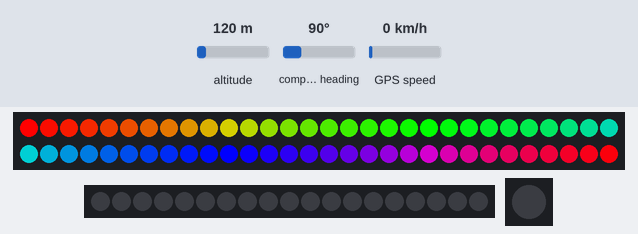
Simulated run of this sketch. Board: Arduino Mega 2560, built with avr-gcc and run on an emulated ATmega2560. On the bench: 60 RGB LEDs in strip order, left to right, continuing on the next row, 19 RGB LEDs in strip order, left to right, 1 RGB LEDs in strip order, left to right. The inputs (shaded band) are chosen by the test bench; at power-on: altitude 120 m, compass heading 90°, GPS speed 0 km/h. The GPS gets a fix after 3 s at 37.7749, -122.4194 with 8 satellites.

Above: at 5.16 s.
At 10.03 s:
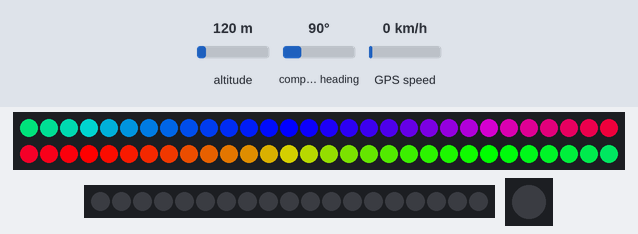
At 13.43 s:
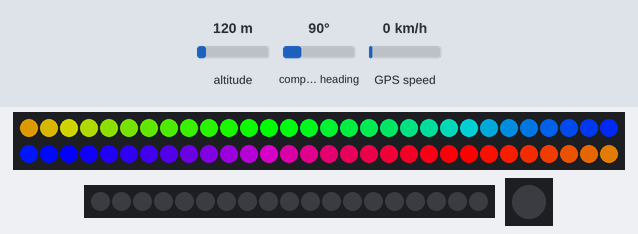
At 22.33 s:
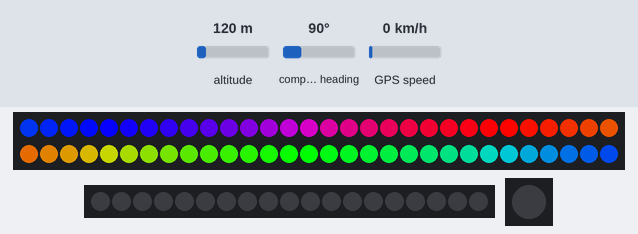
At 30.64 s:
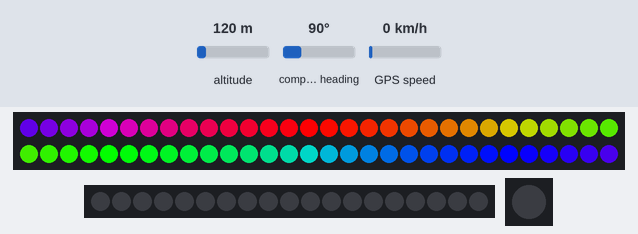
At 39.74 s:
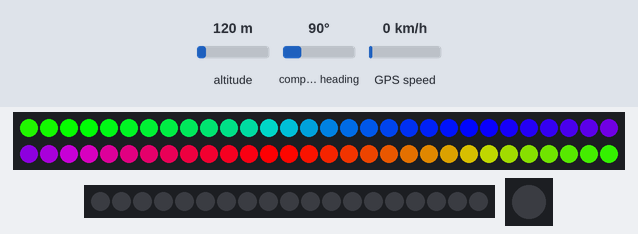

The sketch:

ZWearableTech.ino
```cpp
// Flora GPS + LED Pixel Code
//
// This code shows how to listen to the GPS module in an interrupt
// which allows the program to have more 'freedom' - just parse
// when a new NMEA sentence is available! Then access data when
// desired.
//
// Tested and works great with the Adafruit Flora GPS module
//    ------> http://adafruit.com/products/1059
// Pick one up today at the Adafruit electronics shop
// and help support open source hardware & software! -ada

#include <Adafruit_GPS.h>
#include <Adafruit_NeoPixel.h>

// what's the name of the hardware serial port?
#define GPSSerial Serial1

// Set GPS_DEBUG to 'false' to turn off echoing the GPS data to the Serial console
#define GPS_RAW_DEBUG false
#define GPS_DEBUG false

//--------------------------------------------------|
//              WAYPOINT CONFIG                     |
//--------------------------------------------------|
//Please enter the latitude and longitude of your   |
//desired destination:                              |
  #define GEO_LAT                53.343730
  #define GEO_LON               -6.238379
//--------------------------------------------------|

//--------------------------------------------------|
//        WAYPOINT PROXIMITY CONFIG                 |
//--------------------------------------------------|
//Please enter the distance (in meters) from your   |
//destination that you want your LEDs to light up:  |
  #define AT_TARGET_RADIUS          35
  #define CLOSE_TO_TARGET_RADIUS    70
//--------------------------------------------------|

//--------------------------------------------------|
//        BASIC LIGHT CONFIG                        |
//--------------------------------------------------|
#define PIN_STRIP 9
#define PIN_BOARD 8
#define PIN_HEART 6
#define N_LEDS_STRIP 60
#define N_LEDS_HEART 19
//--------------------------------------------------|


// Setup neopixels
Adafruit_NeoPixel pixels_strip = Adafruit_NeoPixel(N_LEDS_STRIP, PIN_STRIP, NEO_GRB + NEO_KHZ800);
Adafruit_NeoPixel pixels_heart = Adafruit_NeoPixel(N_LEDS_HEART, PIN_HEART, NEO_GRB + NEO_KHZ800);
Adafruit_NeoPixel pixel_board = Adafruit_NeoPixel(1, PIN_BOARD, NEO_GRB + NEO_KHZ800);

// Connect to the GPS on the hardware port
Adafruit_GPS GPS(&GPSSerial);

// Navigation location
float targetLat = GEO_LAT;
float targetLon = GEO_LON;

// Trip distance
float tripDistance;

boolean isStarted = false;

uint32_t timer = millis();


void setup()
{
  // connect at 115200 so we can read the GPS fast enough and echo without dropping chars
  Serial.begin(115200);
  // 9600 NMEA is the default baud rate for Adafruit MTK GPS's- some use 4800
  GPS.begin(9600);
  // Turn on RMC (recommended minimum) and GGA (fix data) including altitude
  GPS.sendCommand(PMTK_SET_NMEA_OUTPUT_RMCGGA);
  GPS.sendCommand(PMTK_SET_NMEA_UPDATE_1HZ); // 1 Hz update rate
  delay(5000);

  setupLights();
}

void loop()                     // run over and over again
{
    // read data from the GPS in the 'main loop'
    char c = GPS.read();
    // if you want to debug, this is a good time to do it!
    if (GPS_RAW_DEBUG)
        if (c) Serial.print(c);
    // if a sentence is received, we can check the checksum, parse it...
    if (GPS.newNMEAreceived()) {
        if (!GPS.parse(GPS.lastNMEA())) // this also sets the newNMEAreceived() flag to false
            return; // we can fail to parse a sentence in which case we should just wait for another
    }

    // if millis() or timer wraps around, we'll just reset it
    if (timer > millis()) timer = millis();

    // approximately every 2 seconds or so, print out the current stats
    if (millis() - timer > 2000) {
        timer = millis(); // reset the timer
            printBasicGpsData();
        if (GPS.fix) {
            printGpsFixData();
            float fLat = decimalDegrees(GPS.latitude, GPS.lat);
            float fLon = decimalDegrees(GPS.longitude, GPS.lon);

            if (!isStarted) {
                isStarted = true;
                 tripDistance = (double)calc_dist(fLat, fLon, targetLat, targetLon);
            }
            proximityFunction((double)calc_dist(fLat, fLon, targetLat, targetLon));
            //Serial.print("Distance Remaining:"); Serial.println((double)calc_dist(fLat, fLon, targetLat, targetLon));
        } else {
            noGpsFixAction();
        }
    }
}

int calc_bearing(float flat1, float flon1, float flat2, float flon2)
{
    float calc;
    float bear_calc;

    float x = 69.1 * (flat2 - flat1);
    float y = 69.1 * (flon2 - flon1) * cos(flat1/57.3);

    calc=atan2(y,x);

    bear_calc= degrees(calc);

    if(bear_calc<=1){
      bear_calc=360+bear_calc;
    }
    return bear_calc;
}


void proximityFunction(float fDist)
{
    if ((fDist < AT_TARGET_RADIUS)) {
        gpsFixAtTargetAction();
    }
    else if ((fDist < CLOSE_TO_TARGET_RADIUS)) {
        gpsFixCloseToTargetAction();
    }
    else if ((fDist >= CLOSE_TO_TARGET_RADIUS)) {
        gpsFixFarAwayAction();
  }
}

unsigned long calc_dist(float flat1, float flon1, float flat2, float flon2)
{
  float dist_calc=0;
  float dist_calc2=0;
  float diflat=0;
  float diflon=0;

  diflat=radians(flat2-flat1);
  flat1=radians(flat1);
  flat2=radians(flat2);
  diflon=radians((flon2)-(flon1));

  dist_calc = (sin(diflat/2.0)*sin(diflat/2.0));
  dist_calc2= cos(flat1);
  dist_calc2*=cos(flat2);
  dist_calc2*=sin(diflon/2.0);
  dist_calc2*=sin(diflon/2.0);
  dist_calc +=dist_calc2;

  dist_calc=(2*atan2(sqrt(dist_calc),sqrt(1.0-dist_calc)));

  dist_calc*=6371000.0; //Converting to meters
  return dist_calc;
}

// Convert NMEA coordinate to decimal degrees
float decimalDegrees(float nmeaCoord, char dir) {
    uint16_t wholeDegrees = 0.01*nmeaCoord;
    int modifier = 1;

    if (dir == 'W' || dir == 'S') {
        modifier = -1;
    }

    return (wholeDegrees + (nmeaCoord - 100.0*wholeDegrees)/60.0) * modifier;
}

//--------------------------------------------------|
//         GPS ACTION FUNCTIONS                     |
//--------------------------------------------------|
void noGpsFixAction() {
    flashRed();
}

void gpsFixFarAwayAction() {
    flashNeostripRainbowCycle(3);
}

void gpsFixCloseToTargetAction() {
    flashNeostripRainbowCycle(2);
    heartBeat(100, 2000);
}

void gpsFixAtTargetAction() {
    //pixels_strip.show();
    heartBeat(50, 400);
}
//--------------------------------------------------|


//--------------------------------------------------|
//        BASIC LIGHT FUNCTIONS                     |
//--------------------------------------------------|
void flashRed() {
    colorWipe(pixel_board.Color(255, 0, 0)); // Red
    colorWipe(pixel_board.Color(0, 0, 0)); // OFF
}

void setupLights() {
    pixels_strip.begin();
    pixels_strip.show();
    pixels_heart.begin();
    pixels_heart.show();
    pixel_board.begin();
    pixel_board.show();
}
//--------------------------------------------------|


//--------------------------------------------------|
//          LIGHTS HELPER FUNCTIONS                 |
//--------------------------------------------------|
void flashNeostripRainbowCycle(uint8_t wait) {
  uint16_t i, j;

    for(j=0; j<256; j++) { // 1 cycle of all colors on wheel
      for(i=0; i< pixels_strip.numPixels(); i++) {
        pixels_strip.setPixelColor(i, Wheel(((i * 256 / pixels_strip.numPixels()) + j) & 255));
      }

    pixels_strip.show();
    delay(wait);
  }
}

void heartBeat(int delayBetweenTwoBeats, int delayBeforeTheNextTwoBeats){
   colorWipe(pixels_heart.Color(255, 0, 0));
   delay(delayBetweenTwoBeats);
   colorWipe(pixels_heart.Color(0, 0, 0));
   delay(delayBetweenTwoBeats);
   colorWipe(pixels_heart.Color(255, 0, 0));
   delay(delayBetweenTwoBeats);
   colorWipe(pixels_heart.Color(0, 0, 0));
   delay(delayBeforeTheNextTwoBeats);
}

// Input a value 0 to 255 to get a color value.
// The colours are a transition r - g - b - back to r.
uint32_t Wheel(byte WheelPos) {
    WheelPos = 255 - WheelPos;
    if(WheelPos < 85) {
      return pixels_strip.Color(255 - WheelPos * 3, 0, WheelPos * 3);
    }
    if(WheelPos < 170) {
      WheelPos -= 85;
      return pixels_strip.Color(0, WheelPos * 3, 255 - WheelPos * 3);
    }
    WheelPos -= 170;
    return pixels_strip.Color(WheelPos * 3, 255 - WheelPos * 3, 0);
}

void colorWipe(uint32_t c) {
  pixel_board.setPixelColor(0, c);
  pixel_board.show();
  for(uint16_t i=0; i<pixels_heart.numPixels(); i++) {
      pixels_heart.setPixelColor(i, c);
      pixels_heart.show();
  }
}
//--------------------------------------------------|


//--------------------------------------------------|
//          GPS DEBUG FUNCTIONS                     |
//--------------------------------------------------|
void printBasicGpsData() {
    if (GPS_DEBUG) {
        Serial.print("\nTime: ");
        Serial.print(GPS.hour, DEC); Serial.print(':');
        Serial.print(GPS.minute, DEC); Serial.print(':');
        Serial.print(GPS.seconds, DEC); Serial.print('.');
        Serial.println(GPS.milliseconds);
        Serial.print("Date: ");
        Serial.print(GPS.day, DEC); Serial.print('/');
        Serial.print(GPS.month, DEC); Serial.print("/20");
        Serial.println(GPS.year, DEC);
        Serial.print("Fix: "); Serial.print((int)GPS.fix);
        Serial.print(" quality: "); Serial.println((int)GPS.fixquality);
    }
}
void printGpsFixData() {
    if (GPS_DEBUG) {
        Serial.print("\nTime: ");
        Serial.print(GPS.hour, DEC); Serial.print(':');
        Serial.print(GPS.minute, DEC); Serial.print(':');
        Serial.print(GPS.seconds, DEC); Serial.print('.');
        Serial.println(GPS.milliseconds);
        Serial.print("Date: ");
        Serial.print(GPS.day, DEC); Serial.print('/');
        Serial.print(GPS.month, DEC); Serial.print("/20");
        Serial.println(GPS.year, DEC);
        Serial.print("Fix: "); Serial.print((int)GPS.fix);
        Serial.print(" quality: "); Serial.println((int)GPS.fixquality);
    }
}
```
